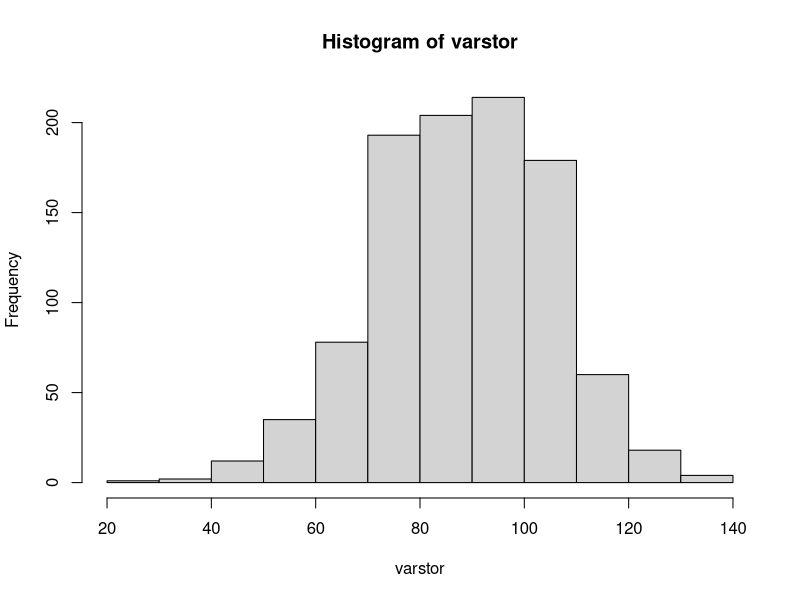

Write R code to recreate this figure.
## ---- chunk 1
knitr::opts_chunk$set(echo = TRUE)
## ---- chunk 2
require(tidyverse)

## ---- chunk 3
days=1:365  # days of the year
classCount=35  # number of students 
nSims=1000 # number of simulations
nBets=200
varstor=numeric()
for (j in 1:nSims){
brownlow = 0
for (i in 1:nBets) {
  sam=sample(days,size=classCount,replace = T)
  y=duplicated(sam)
  if (sum(y)>0) brownlow=brownlow+1
  else brownlow = brownlow - 2
}
varstor[j]=brownlow
}
hist(varstor)
var(varstor)
print(paste('average return = ', mean(varstor)))



## ---- chunk 4
sortedVar = sort(varstor)
CI = c(sortedVar[50], sortedVar[950])
print(CI)
